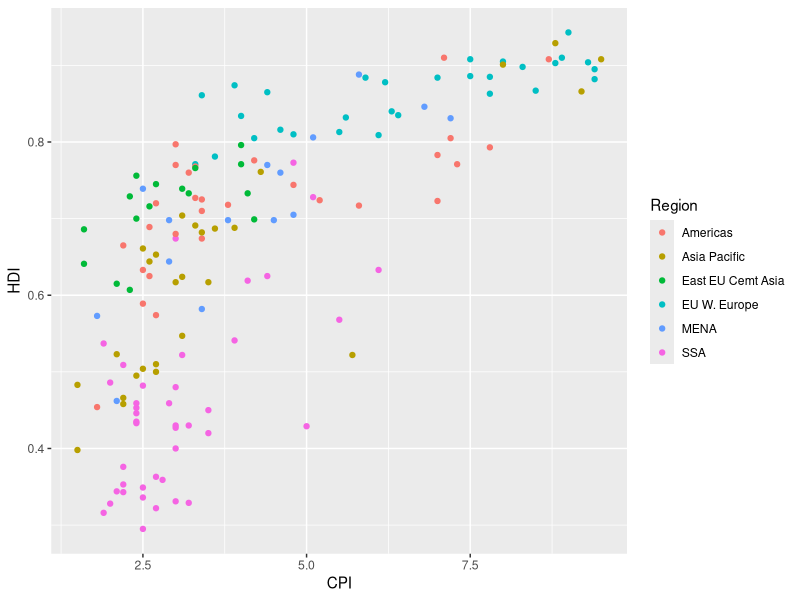
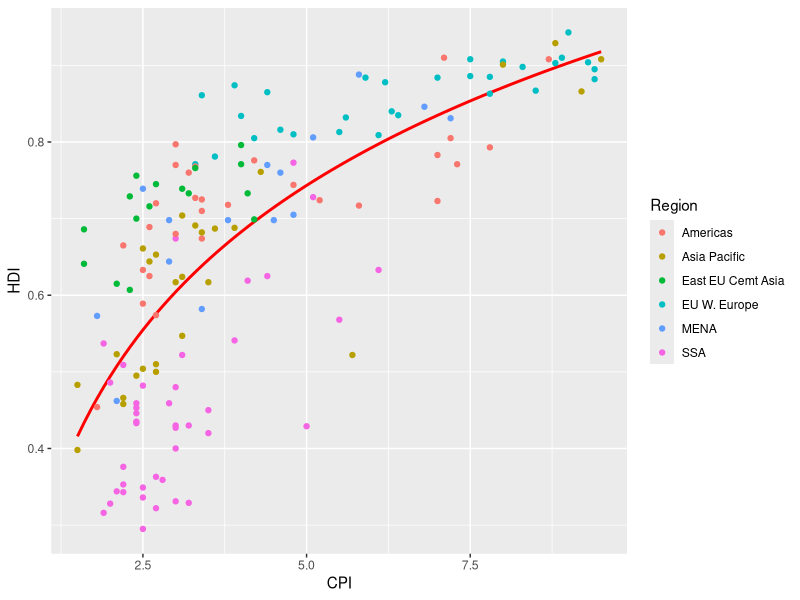
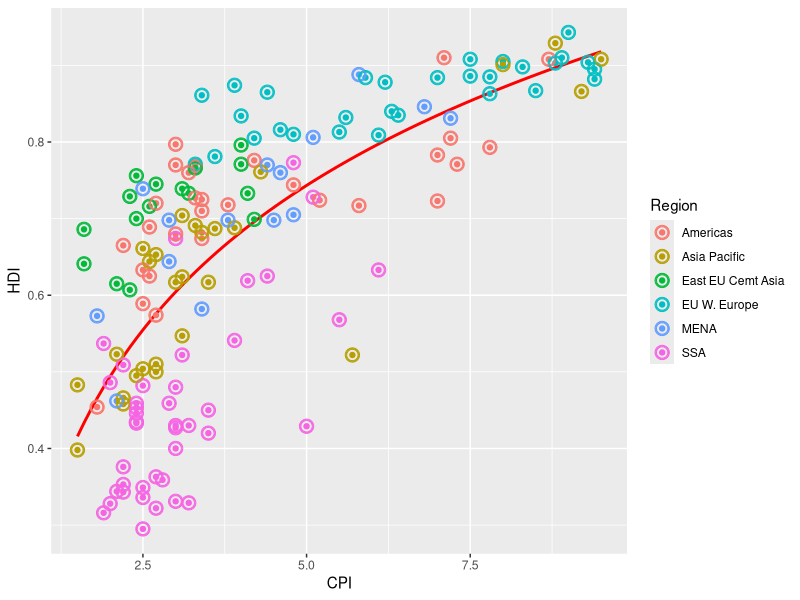
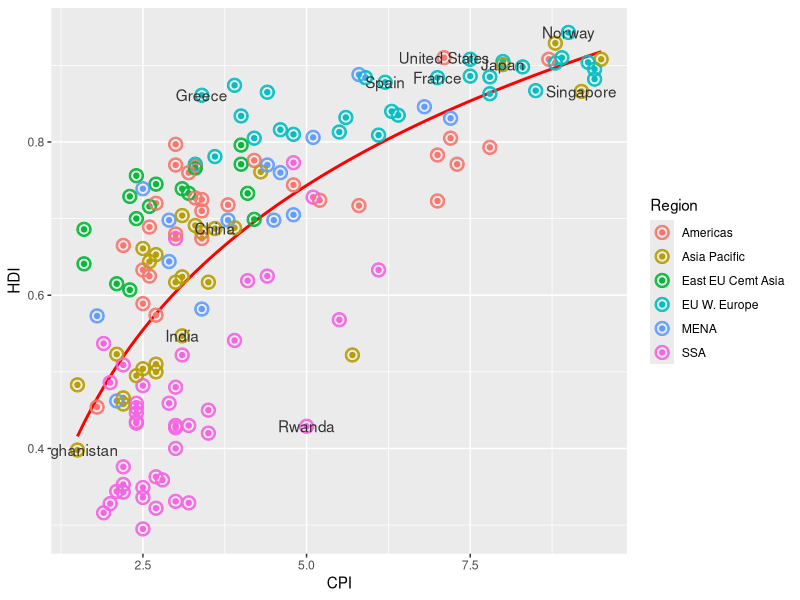
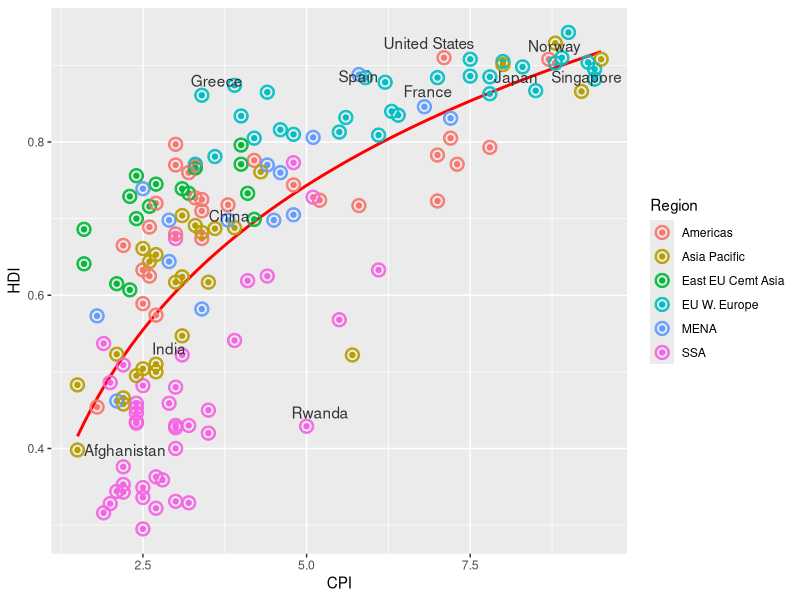
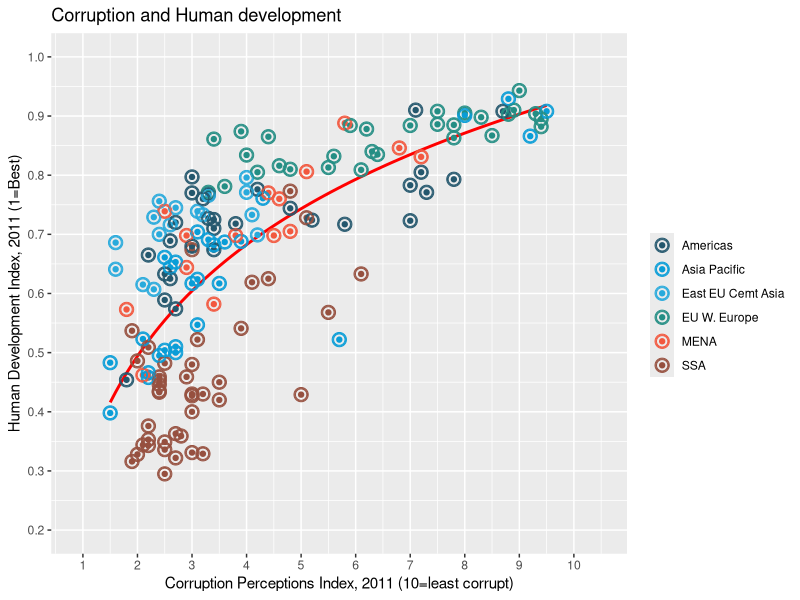
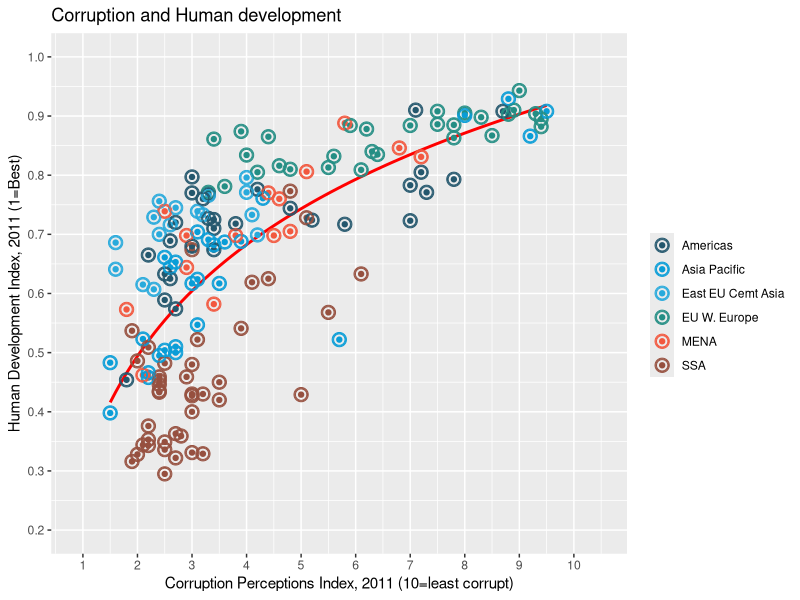

These charts were generated, in order, by the following R code:
#2 Corruption and human development 
#a Basic plot structure (values colored by region)
EconimistData <- read.csv("EconomistData.csv")
library(ggplot2)
a1 <- ggplot(EconimistData, aes(x = CPI, y = HDI, color = Region))
a1 + geom_point()

#e fit line (Trendlinie)
a2 <- a1 +  geom_smooth(aes(group = 1), method = "lm", formula = y ~ log(x), se = FALSE, color = "red") +  geom_point()
#geom_line is put first. In this way the trendline will be plottet underneath the points
a2

#f
#f1: Offene Punkte
a3 <- a2 +
  geom_point(size = 4.5, shape = 21) +
  geom_point(size = 4, shape = 21) +
  geom_point(size = 3.5, shape = 21)
a3

#c Textual labeling of selected countries
pointsToLabel <- c("Afghanistan", "Greece", "China", "India", "Rwanda", "Spain", "France", "United States", "Japan", "Norway", "Singapore")
#label these points with geom_text
a4 <- a3 +
  geom_text(aes(label = Country),
            color = "gray20",
            data = subset(EconimistData, Country %in% pointsToLabel))
a4
#Labels text overlapping the points. ggreppel connects labels with points
install.packages("ggrepel")
library("ggrepel")
a3 +
  geom_text_repel(aes(label = Country),
                  color = "gray20",
                  data = subset(EconimistData, Country %in% pointsToLabel),
                  force = 10)
#d Add title and edit axis labels
library(grid)
(a4 <- a3 +
  scale_x_continuous(name = "Corruption Perceptions Index, 2011 (10=least corrupt)",
                     limits = c(.9, 10.5),
                     breaks = 1:10) +
  scale_y_continuous(name = "Human Development Index, 2011 (1=Best)",
                     limits = c(0.2, 1.0),
                     breaks = seq(0.2, 1.0, by = 0.1)) +
  scale_color_manual(name = "",
                     values = c("#24576D",
                                "#099DD7",
                                "#28AADC",
                                "#248E84",
                                "#F2583F",
                                "#96503F")) +
  ggtitle("Corruption and Human development"))
a4

